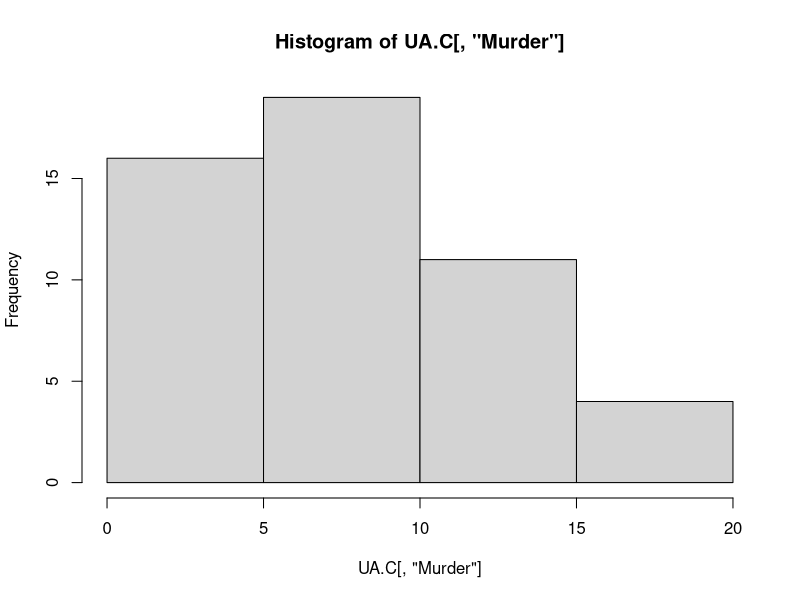
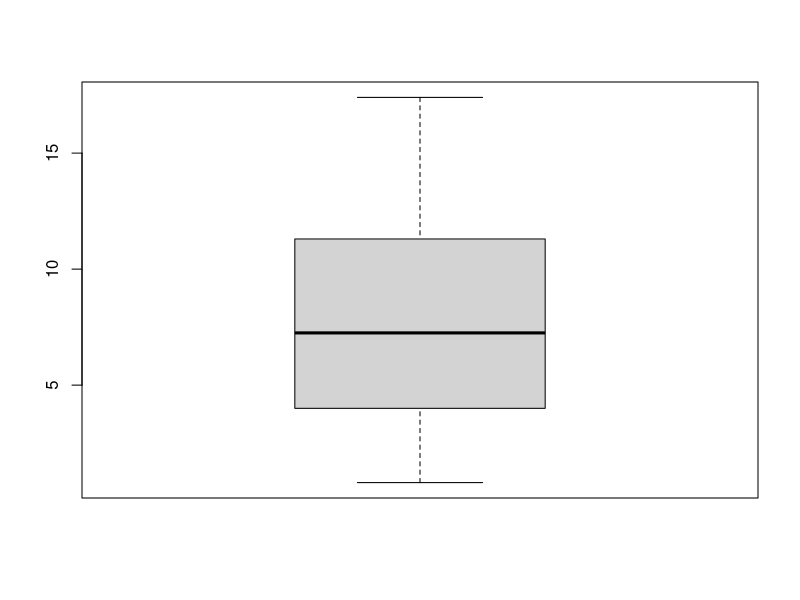
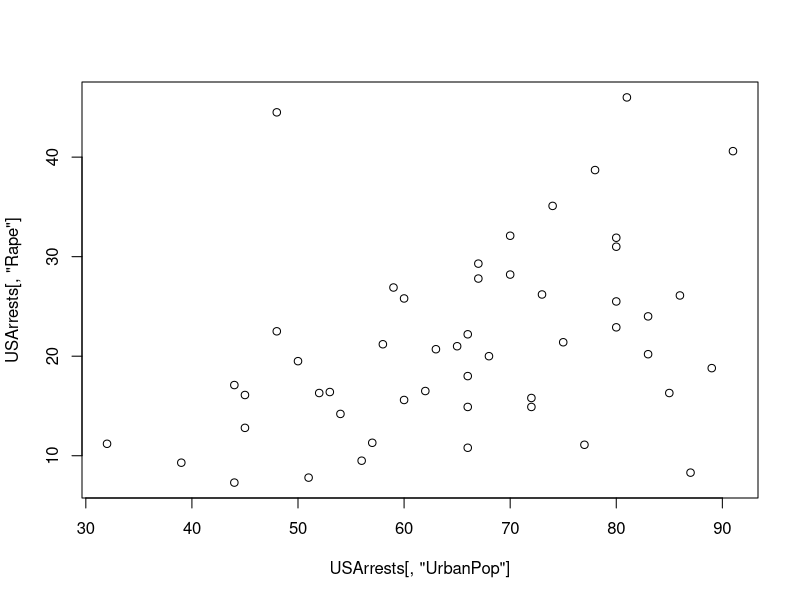
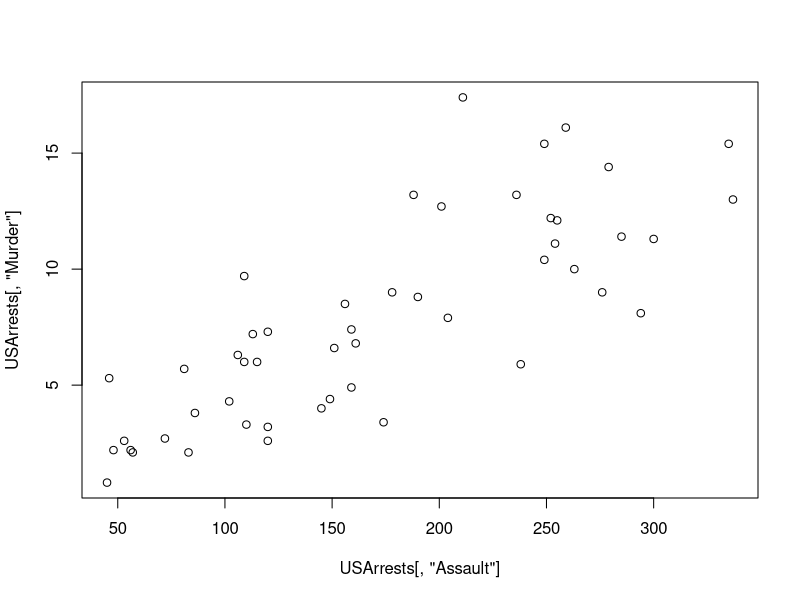
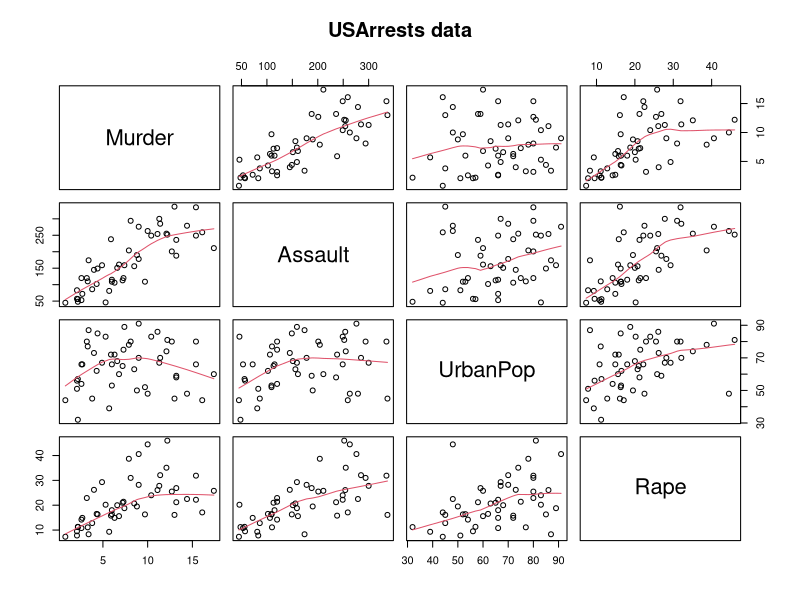

Write R code to recreate these figures, in order.
## ---- chunk 1

USArrests["Maryland", "UrbanPop"] # 67 -- the transcription error
UA.C <- USArrests
UA.C["Maryland", "UrbanPop"] <- 76.6

s5u <- c("Colorado", "Florida", "Mississippi", "Wyoming")
s5d <- c("Nebraska", "Pennsylvania")
UA.C[s5u, "UrbanPop"] <- UA.C[s5u, "UrbanPop"] + 0.5
UA.C[s5d, "UrbanPop"] <- UA.C[s5d, "UrbanPop"] - 0.5
## ---- chunk 2
summary(UA.C)
hist(UA.C[,"Murder"],5)
boxplot(UA.C[,"Murder"])
## ---- chunk 3
plot(USArrests[,"UrbanPop"],USArrests[,"Rape"])
plot(USArrests[,"Assault"],USArrests[,"Murder"])
cor(USArrests)
# require(graphics)
pairs(USArrests, panel = panel.smooth, main = "USArrests data")

